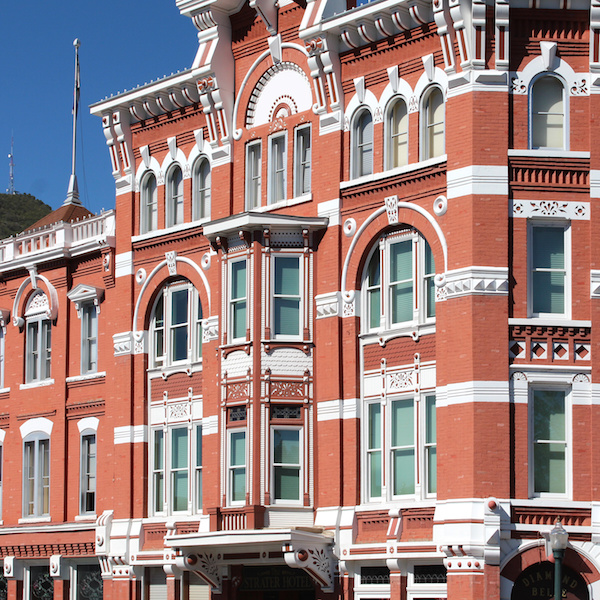
#> input picture IITD Assignments Megha 2024/14_edge_detection/Building.jpg, 600 x 600 px
$ python 'Edge detection(Sobel) (14).py'
#> lines starting #> are read from the running program, lines starting #| are printed output that depends on the picture
#!/usr/bin/env python
# coding: utf-8

# In[3]:


import numpy as np
import cv2 as cv
import matplotlib.pyplot as plt


# In[4]:


#kernel def
sobel_fh= (1/8) * np.array([[1,0,-1],[2,0,-2],[1,0,-1]])
sobel_fv=  (1/8) * np.array([[1,2,1],[0,0,0],[-1,-2,-1]])

# read image
image =cv.imread('Building.jpg',cv.IMREAD_GRAYSCALE)
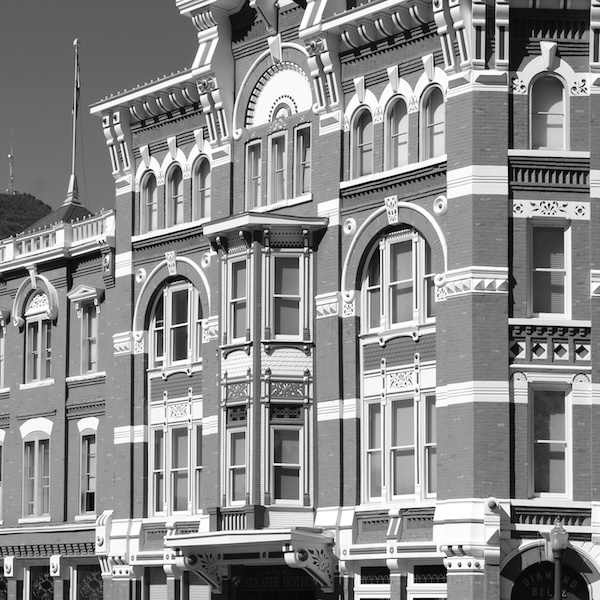
#> image: shape (600, 600); min 0, max 255, mean 138.5

# show original image
plt.imshow(image,cmap='gray')
plt.axis('off')
plt.show()


# In[5]:


# sobel-vertical
ci = cv.filter2D(image, -1 ,sobel_fv)
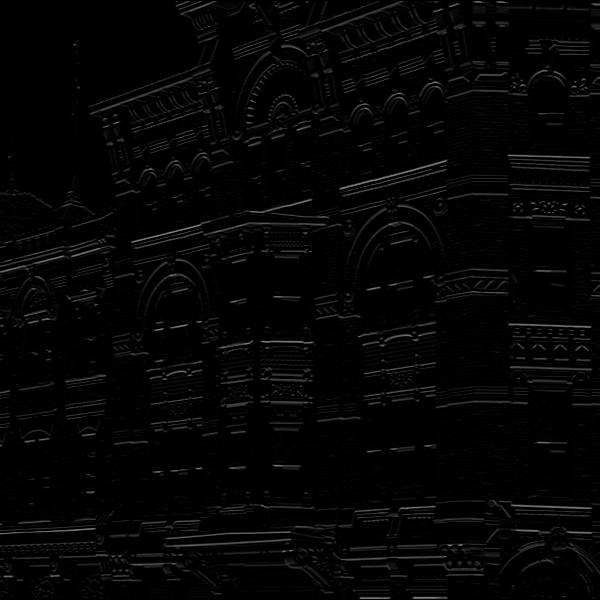
#> ci: shape (600, 600); min 0, max 126, mean 4.9
plt.axis('off')
plt.imshow(ci, cmap='gray')
plt.show()


# In[6]:


# sobel-horizontal
ci = cv.filter2D(image, -1 ,sobel_fh)
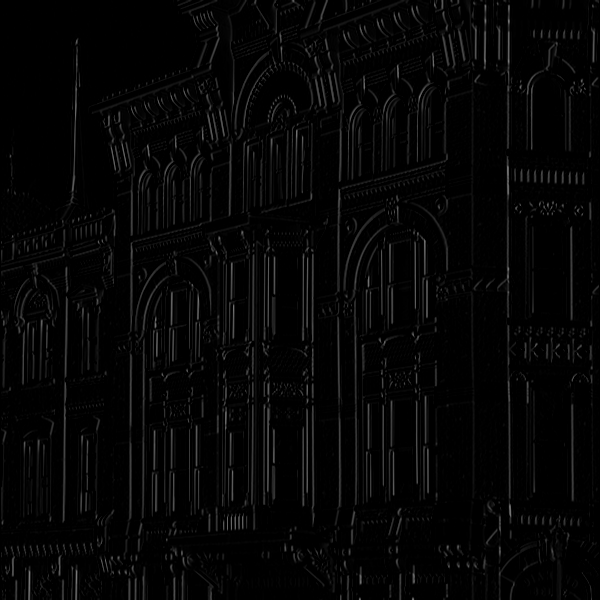
#> ci: shape (600, 600); min 0, max 123, mean 5.6
plt.axis('off')
plt.imshow(ci, cmap='gray')
plt.show()


# In[ ]:
